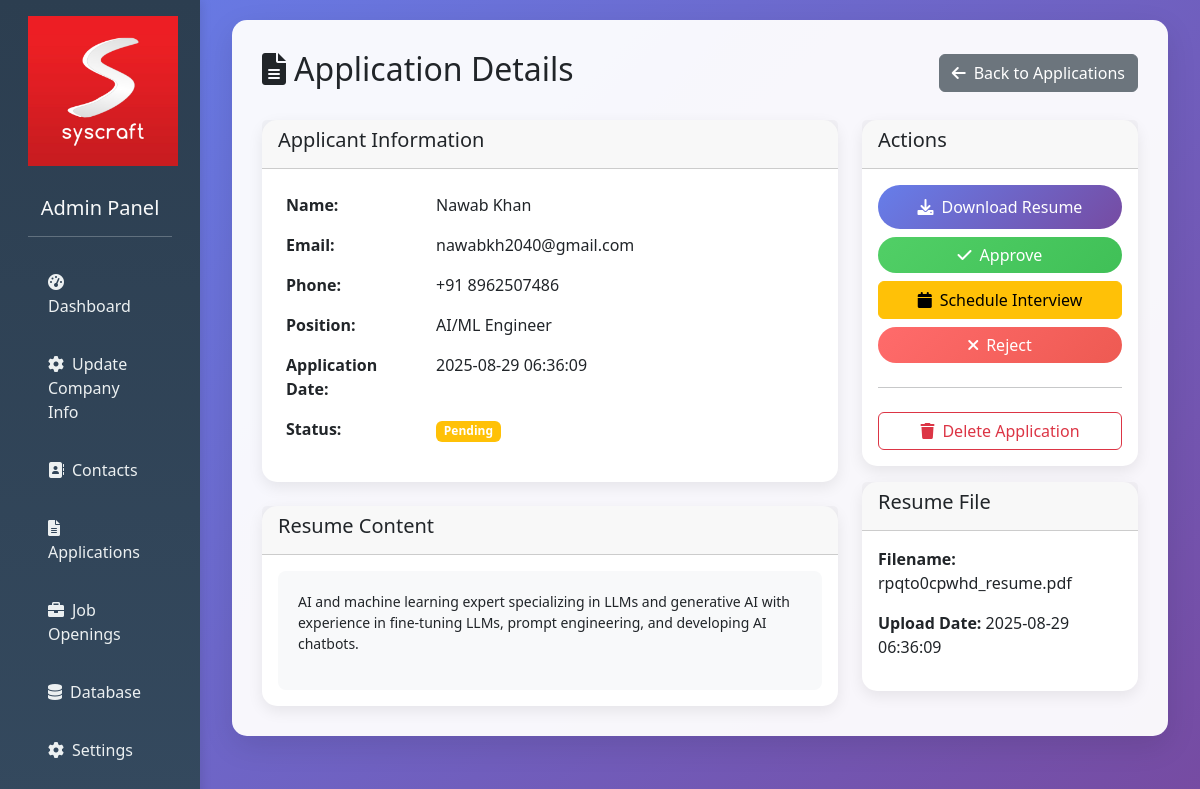
/admin/applications/7, run on the app's committed database.
### tables this page shows
CREATE TABLE job_applications (
            id INTEGER PRIMARY KEY AUTOINCREMENT,
            name TEXT NOT NULL,
            email TEXT NOT NULL,
            phone TEXT NOT NULL,
            position TEXT NOT NULL,
            resume_filename TEXT NOT NULL,
            resume_content TEXT,
            file_path TEXT,
            application_date TIMESTAMP DEFAULT CURRENT_TIMESTAMP,
            status TEXT DEFAULT 'pending'
        );

### templates/main.py (the view)
@app.route("/admin/applications/<int:app_id>")
def application_detail(app_id):
    application = get_job_application(app_id)
    return render_template("admin_application_detail.html", application=application)

### tools/hr_jobs.py (called while the page is built)
def get_job_application(application_id):
    conn = sqlite3.connect(DB_PATH)
    cursor = conn.cursor()
    cursor.execute('''
        SELECT id, name, email, phone, position, resume_filename, resume_content, file_path, application_date, status
        FROM job_applications
        WHERE id = ?
    ''', (application_id,))
    application = cursor.fetchone()
    conn.close()
    if application:
        return {
            "id": application[0],
            "name": application[1],
            "email": application[2],
            "phone": application[3],
            "position": application[4],
            "resume_filename": application[5],
            "resume_content": application[6],   # ✅ FIX
            "file_path": application[7],
            "application_date": application[8],
            "status": application[9]
        }
    return None

### templates/admin_application_detail.html (shortened to what this page needs)
{% extends "base.html" %}
{% block content %}
<div class="d-flex justify-content-between align-items-center mb-4">
    <h2><i class="fas fa-file-alt me-2"></i>Application Details</h2>
    <a href="/admin/applications" class="btn btn-secondary">
        <i class="fas fa-arrow-left me-2"></i>Back to Applications
    </a>
</div>
{% if application %}
<div class="row">
    <div class="col-md-8">
        <div class="card">
            <div class="card-header">
                <h5>Applicant Information</h5>
            </div>
            <div class="card-body">
                <table class="table table-borderless">
                    <tr>
                        <th width="150">Name:</th>
                        <td>{{ application.name }}</td>
                    </tr>
                    <tr>
                        <th>Email:</th>
                        <td>{{ application.email }}</td>
                    </tr>
                    <tr>
                        <th>Phone:</th>
                        <td>{{ application.phone }}</td>
                    </tr>
                    <tr>
                        <th>Position:</th>
                        <td>{{ application.position }}</td>
                    </tr>
                    <tr>
                        <th>Application Date:</th>
                        <td>{{ application.application_date }}</td>
                    </tr>
                    <tr>
                        <th>Status:</th>
                        <td>
                            <span
                                class="badge bg-{{ 'warning' if application.status == 'pending' else 'success' if application.status == 'approved' else 'danger' }}">
                                {{ application.status|title }}
                            </span>
                        </td>
                    </tr>
                </table>
            </div>
        </div>
        {% if application.resume_content %}
        <div class="card mt-4">
            <div class="card-header">
                <h5>Resume Content</h5>
            </div>
            <div class="card-body">
                <div
                    style="max-height: 400px; overflow-y: auto; background: #f8f9fa; padding: 20px; border-radius: 8px;">
                    <pre style="white-space: pre-wrap; font-family: inherit;">{{ application.resume_content }}</pre>
                </div>
            </div>
        </div>
        {% endif %}
    </div>
    <div class="col-md-4">
        <div class="card">
            <div class="card-header">
                <h5>Actions</h5>
            </div>
            <div class="card-body">
                <div class="d-grid gap-2">
                    <a href="/admin/applications/{{ application.id }}/download_resume" class="btn btn-primary">
                        <i class="fas fa-download me-2"></i>Download Resume
                    </a>
                    <button class="btn btn-success" onclick="updateStatus('approved')">
                        <i class="fas fa-check me-2"></i>Approve
                    </button>
                    <button class="btn btn-warning" onclick="updateStatus('interview')">
                        <i class="fas fa-calendar me-2"></i>Schedule Interview
                    </button>
                    <button class="btn btn-danger" onclick="updateStatus('rejected')">
                        <i class="fas fa-times me-2"></i>Reject
                    </button>
                    <hr>
                    <form method="POST" action="/admin/applications/{{ application.id }}/delete"
                        onsubmit="return confirm('Are you sure you want to delete this application?')">
                        <button type="submit" class="btn btn-outline-danger w-100">
                            <i class="fas fa-trash me-2"></i>Delete Application
                        </button>
                    </form>
                </div>
            </div>
        </div>
        <div class="card mt-3">
            <div class="card-header">
                <h5>Resume File</h5>
            </div>
            <div class="card-body">
                <p><strong>Filename:</strong> {{ application.resume_filename }}</p>
                <p><strong>Upload Date:</strong> {{ application.application_date }}</p>
            </div>
        </div>
    </div>
</div>
{% else %}
<div class="alert alert-danger">
    Application not found!
</div>
{% endif %}
{% endblock %}

### templates/base.html (style rules this page uses)
body { background: linear-gradient(135deg, #667eea 0%, #764ba2 100%); min-height: 100vh; font-family: 'Segoe UI', Tahoma, Geneva, Verdana, sans-serif; }
.card { border: none; border-radius: 15px; box-shadow: 0 5px 15px rgba(0,0,0,0.08); transition: transform 0.3s ease; }
.btn-primary { background: linear-gradient(135deg, #667eea 0%, #764ba2 100%); border: none; border-radius: 25px; padding: 10px 25px; }
.btn-danger { background: linear-gradient(135deg, #ff6b6b 0%, #ee5a52 100%); border: none; border-radius: 25px; }
.btn-success { background: linear-gradient(135deg, #51cf66 0%, #40c057 100%); border: none; border-radius: 25px; }
.table { border-radius: 10px; overflow: hidden; }

### data on the page
job_applications: name "Nawab Khan", email "nawabkh2040@gmail.com", phone "+91 8962507486", position "AI/ML Engineer", application_date "2025-08-29 06:36:09", status "Pending", resume_content "AI and machine learning expert specializing in LLMs and generative AI with experience in fine-tuning LLMs, prompt engineering, and developing AI chatbots.", resume_filename "rpqto0cpwhd_resume.pdf"
